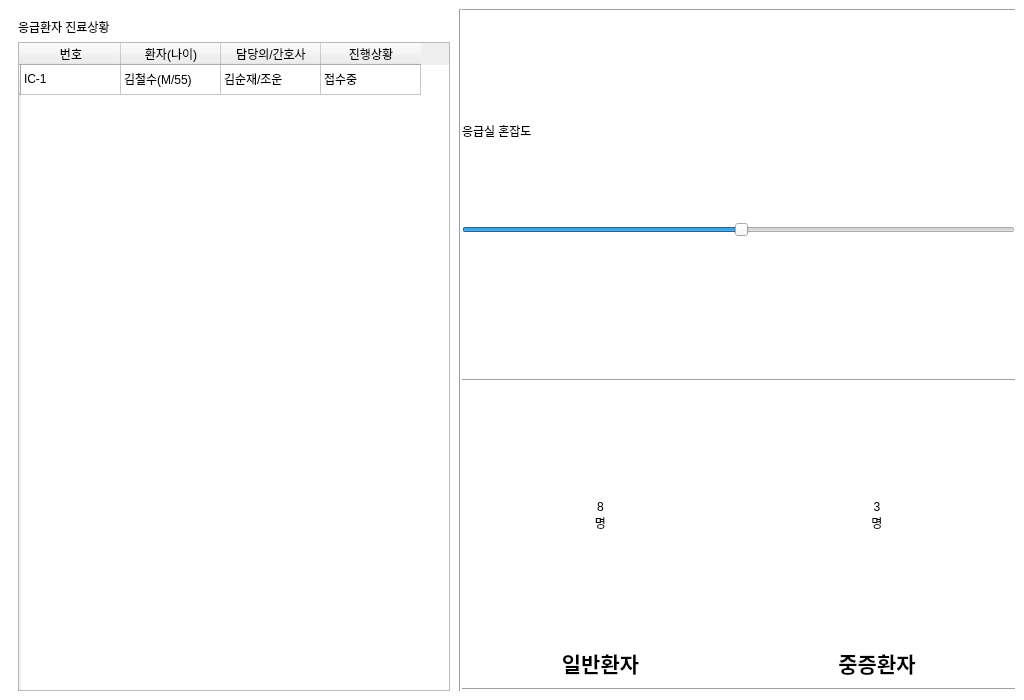
<?xml version="1.0" encoding="UTF-8"?>
<ui version="4.0">
 <class>DashBoard</class>
 <widget class="QMainWindow" name="DashBoard">
  <property name="geometry">
   <rect>
    <x>0</x>
    <y>0</y>
    <width>1024</width>
    <height>700</height>
   </rect>
  </property>
  <property name="windowTitle">
   <string>응급실_대시보드</string>
  </property>
  <property name="styleSheet">
   <string notr="true">*{
	font: 12pt &quot;맑은 고딕&quot;;
}

#centralwidget{
	background-color: white;
}
#label_title_1,
#label_title_2{
	font: bold 20pt &quot;맑은 고딕&quot;;
}

#label_ordinary_count,
#label_heavy_count{
	font: 32pt &quot;맑은 고딕&quot;;
}

#label_category_1,
#label_category_2{
	font: bold 16pt;
}


#circle_widget,
#circle_widget_2
{
	background-image: url(:/newPrefix/circle.png);
	background-repeat: no-repeat;
    background-position: center;
}
QSlider{
	height: 80px;
}

QSlider::groove:horizontal{
	height: 80px;
    margin: 40px 40px;
}

QSlider::handle:horizontal{
	image: url(:/newPrefix/upper_arrow.png);
	border: none;
    margin: -20px 0;
    border-radius: 20px;
    padding: -20px 0px;
}</string>
  </property>
  <widget class="QWidget" name="centralwidget">
   <layout class="QHBoxLayout" name="horizontalLayout">
    <property name="spacing">
     <number>0</number>
    </property>
    <item>
     <widget class="QWidget" name="widget_4" native="true">
      <property name="maximumSize">
       <size>
        <width>450</width>
        <height>16777215</height>
       </size>
      </property>
      <layout class="QVBoxLayout" name="verticalLayout">
       <property name="bottomMargin">
        <number>0</number>
       </property>
       <item>
        <widget class="QLabel" name="label_title_1">
         <property name="text">
          <string>응급환자 진료상황</string>
         </property>
        </widget>
       </item>
       <item>
        <widget class="QTableWidget" name="tableWidget">
         <row>
          <property name="text">
           <string/>
          </property>
         </row>
         <column>
          <property name="text">
           <string>번호</string>
          </property>
         </column>
         <column>
          <property name="text">
           <string>환자(나이)</string>
          </property>
         </column>
         <column>
          <property name="text">
           <string>담당의/간호사</string>
          </property>
         </column>
         <column>
          <property name="text">
           <string>진행상황</string>
          </property>
         </column>
         <item row="0" column="0">
          <property name="text">
           <string>IC-1</string>
          </property>
         </item>
         <item row="0" column="1">
          <property name="text">
           <string>김철수(M/55)</string>
          </property>
         </item>
         <item row="0" column="2">
          <property name="text">
           <string>김순재/조운</string>
          </property>
         </item>
         <item row="0" column="3">
          <property name="text">
           <string>접수중</string>
          </property>
         </item>
        </widget>
       </item>
      </layout>
     </widget>
    </item>
    <item>
     <widget class="Line" name="line_2">
      <property name="orientation">
       <enum>Qt::Vertical</enum>
      </property>
     </widget>
    </item>
    <item>
     <widget class="QWidget" name="widget" native="true">
      <layout class="QVBoxLayout" name="verticalLayout_2">
       <property name="spacing">
        <number>0</number>
       </property>
       <property name="leftMargin">
        <number>0</number>
       </property>
       <property name="topMargin">
        <number>0</number>
       </property>
       <property name="rightMargin">
        <number>0</number>
       </property>
       <property name="bottomMargin">
        <number>0</number>
       </property>
       <item>
        <widget class="QWidget" name="widget_5" native="true">
         <layout class="QVBoxLayout" name="verticalLayout_3">
          <property name="spacing">
           <number>0</number>
          </property>
          <property name="leftMargin">
           <number>0</number>
          </property>
          <property name="topMargin">
           <number>0</number>
          </property>
          <property name="rightMargin">
           <number>0</number>
          </property>
          <property name="bottomMargin">
           <number>0</number>
          </property>
          <item>
           <widget class="Line" name="line_3">
            <property name="orientation">
             <enum>Qt::Horizontal</enum>
            </property>
           </widget>
          </item>
          <item>
           <spacer name="verticalSpacer_2">
            <property name="orientation">
             <enum>Qt::Vertical</enum>
            </property>
            <property name="sizeHint" stdset="0">
             <size>
              <width>20</width>
              <height>40</height>
             </size>
            </property>
           </spacer>
          </item>
          <item>
           <widget class="QLabel" name="label_title_2">
            <property name="maximumSize">
             <size>
              <width>16777215</width>
              <height>70</height>
             </size>
            </property>
            <property name="text">
             <string>응급실 혼잡도</string>
            </property>
           </widget>
          </item>
          <item>
           <widget class="QLabel" name="label_gradient">
            <property name="minimumSize">
             <size>
              <width>0</width>
              <height>50</height>
             </size>
            </property>
            <property name="maximumSize">
             <size>
              <width>550</width>
              <height>50</height>
             </size>
            </property>
            <property name="text">
             <string/>
            </property>
            <property name="pixmap">
             <pixmap resource="../src/my_qrc.qrc">:/newPrefix/spectrum.png</pixmap>
            </property>
            <property name="scaledContents">
             <bool>true</bool>
            </property>
           </widget>
          </item>
          <item>
           <widget class="QSlider" name="horizontalSlider">
            <property name="sliderPosition">
             <number>50</number>
            </property>
            <property name="orientation">
             <enum>Qt::Horizontal</enum>
            </property>
           </widget>
          </item>
          <item>
           <spacer name="verticalSpacer">
            <property name="orientation">
             <enum>Qt::Vertical</enum>
            </property>
            <property name="sizeHint" stdset="0">
             <size>
              <width>20</width>
              <height>40</height>
             </size>
            </property>
           </spacer>
          </item>
         </layout>
        </widget>
       </item>
       <item>
        <widget class="Line" name="line">
         <property name="orientation">
          <enum>Qt::Horizontal</enum>
         </property>
        </widget>
       </item>
       <item>
        <widget class="QWidget" name="widget_6" native="true">
         <layout class="QHBoxLayout" name="horizontalLayout_2">
          <property name="spacing">
           <number>0</number>
          </property>
          <property name="leftMargin">
           <number>0</number>
          </property>
          <property name="topMargin">
           <number>0</number>
          </property>
          <property name="rightMargin">
           <number>0</number>
          </property>
          <property name="bottomMargin">
           <number>0</number>
          </property>
          <item>
           <widget class="QWidget" name="widget_2" native="true">
            <layout class="QVBoxLayout" name="verticalLayout_5">
             <item>
              <widget class="QWidget" name="circle_widget" native="true">
               <property name="minimumSize">
                <size>
                 <width>200</width>
                 <height>250</height>
                </size>
               </property>
               <property name="maximumSize">
                <size>
                 <width>16777215</width>
                 <height>250</height>
                </size>
               </property>
               <layout class="QHBoxLayout" name="horizontalLayout_3">
                <item>
                 <widget class="QLabel" name="label_ordinary_count">
                  <property name="text">
                   <string>8
명</string>
                  </property>
                  <property name="alignment">
                   <set>Qt::AlignCenter</set>
                  </property>
                 </widget>
                </item>
               </layout>
              </widget>
             </item>
             <item>
              <widget class="QLabel" name="label_category_1">
               <property name="text">
                <string>일반환자</string>
               </property>
               <property name="alignment">
                <set>Qt::AlignCenter</set>
               </property>
              </widget>
             </item>
            </layout>
           </widget>
          </item>
          <item>
           <widget class="QWidget" name="widget_3" native="true">
            <layout class="QVBoxLayout" name="verticalLayout_4">
             <item>
              <widget class="QWidget" name="circle_widget_2" native="true">
               <property name="minimumSize">
                <size>
                 <width>0</width>
                 <height>250</height>
                </size>
               </property>
               <property name="maximumSize">
                <size>
                 <width>16777215</width>
                 <height>250</height>
                </size>
               </property>
               <layout class="QHBoxLayout" name="horizontalLayout_4">
                <item>
                 <widget class="QLabel" name="label_heavy_count">
                  <property name="text">
                   <string>3
명</string>
                  </property>
                  <property name="alignment">
                   <set>Qt::AlignCenter</set>
                  </property>
                 </widget>
                </item>
               </layout>
              </widget>
             </item>
             <item>
              <widget class="QLabel" name="label_category_2">
               <property name="text">
                <string>중증환자</string>
               </property>
               <property name="alignment">
                <set>Qt::AlignCenter</set>
               </property>
              </widget>
             </item>
            </layout>
           </widget>
          </item>
         </layout>
        </widget>
       </item>
       <item>
        <widget class="Line" name="line_4">
         <property name="orientation">
          <enum>Qt::Horizontal</enum>
         </property>
        </widget>
       </item>
      </layout>
     </widget>
    </item>
   </layout>
  </widget>
 </widget>
 <resources>
  <include location="../src/my_qrc.qrc"/>
 </resources>
 <connections/>
</ui>
